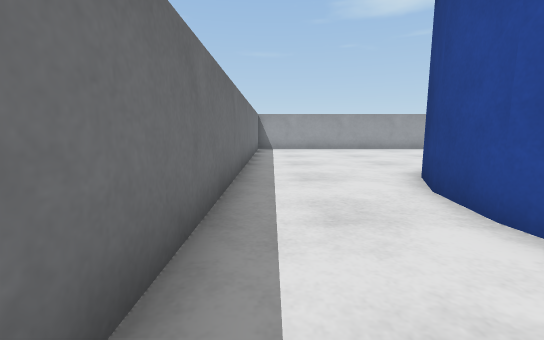
View 1 (above)

19 first-person views from a walk through a world built for the Webots simulator. The camera is 0.05 m above the floor, tilts 8° down and sees 90° across. The floor is counted in squares, 0.05 m on a side. Each view is taken from the middle of a square. On the plan, view 1 faces up. The plan holds only what a view shows up to about 11 squares ahead; the rest is blank. The robots in the file are not drawn. Simple shapes and patterns stand in for the simulator's stock objects.

View 2
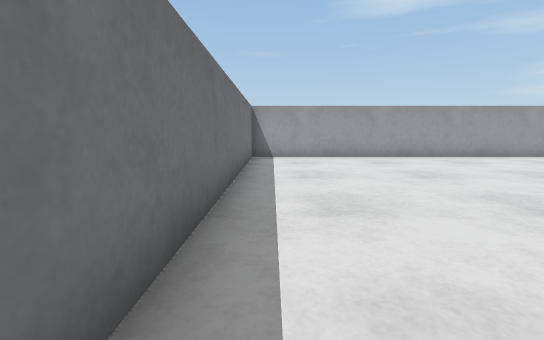

View 3
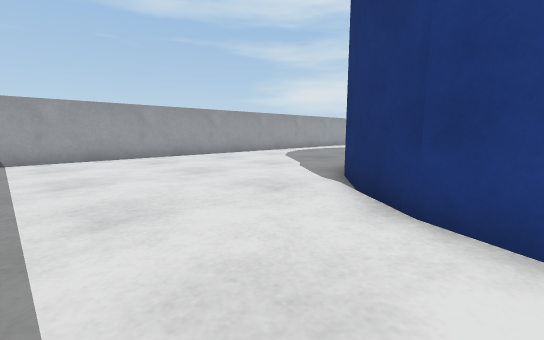

View 4
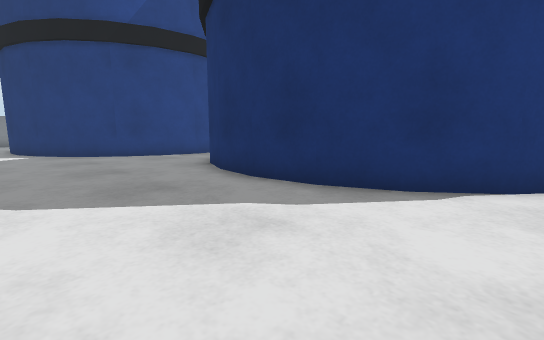

View 5
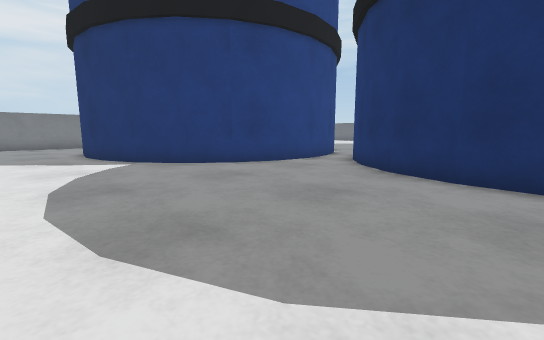

View 6
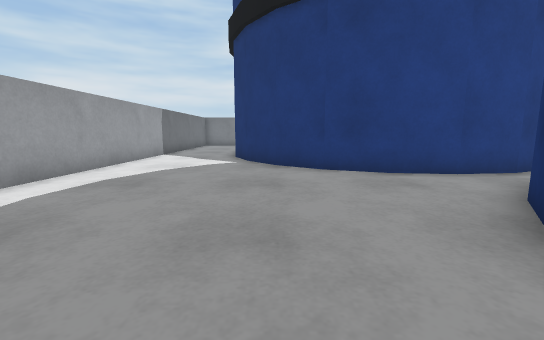

View 7
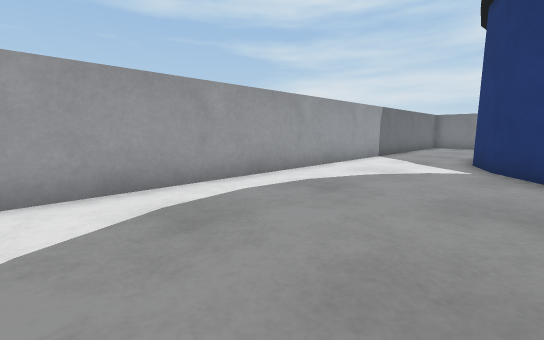

View 8
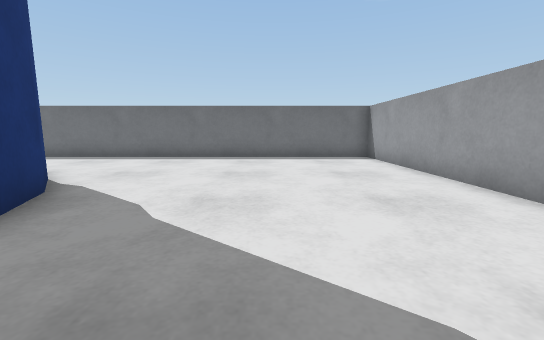

View 9
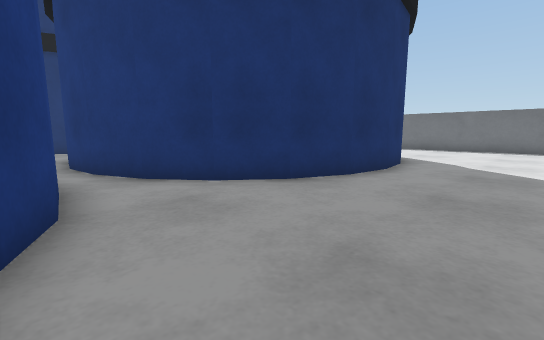

View 10
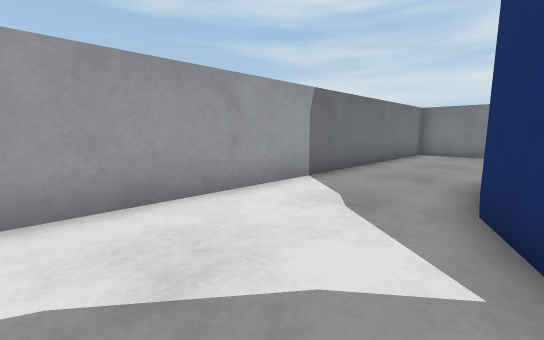

View 11
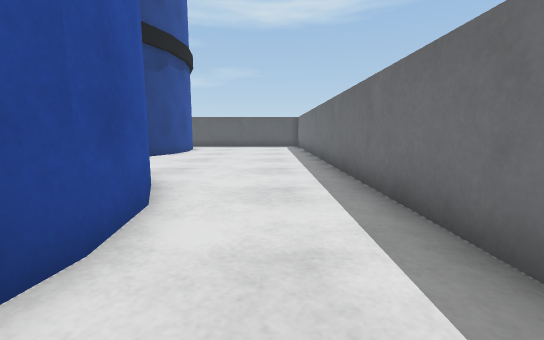

View 12
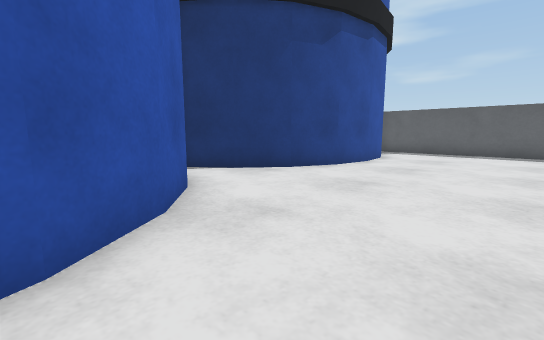

View 13
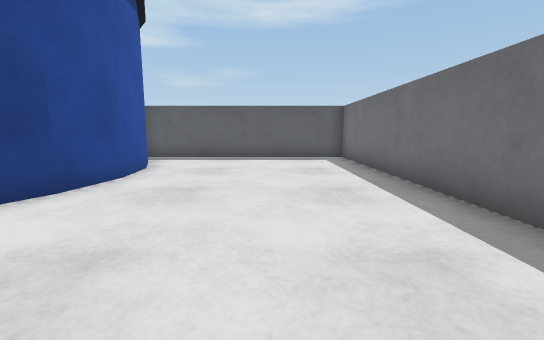

View 14
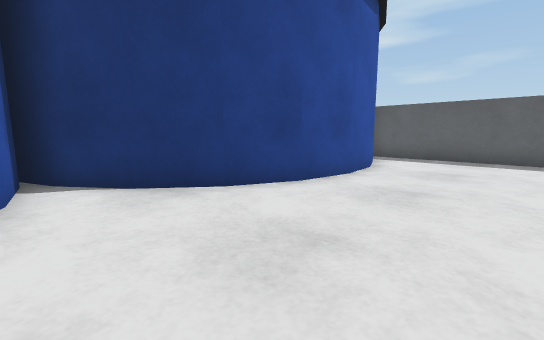

View 15
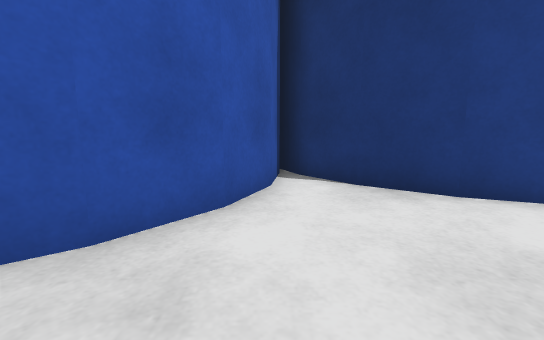

View 16
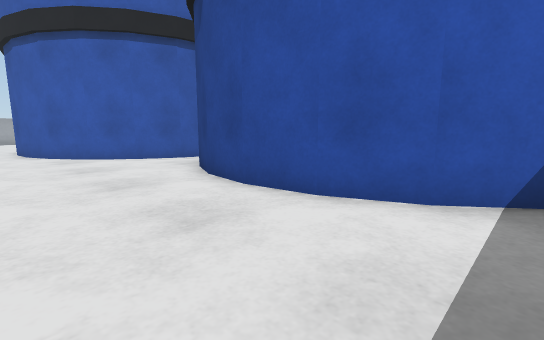

View 17
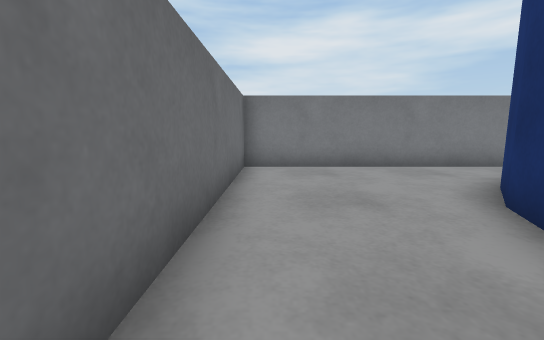

View 18
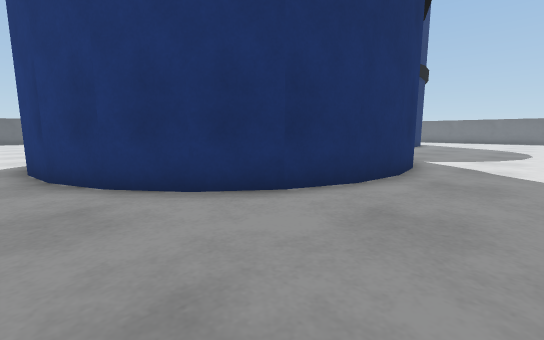

View 19
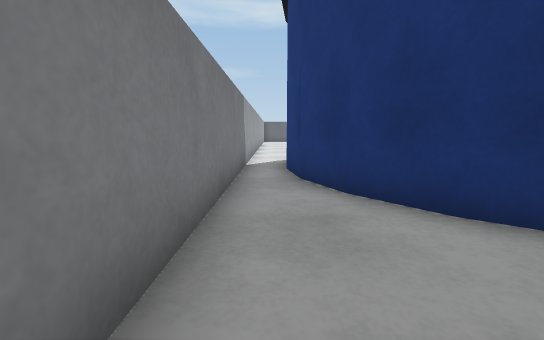

### Floor plan
Key: @ floor where view 1 was taken; # wall or solid block; . floor; B barrel.
Columns run from 1 left of view 1 to 29 right of it. Each row starts with its distance up from view 1.
 16 ###############################
 15 #.............................#
 14 #.............................#
 13 #.....................BB......#
 12 #..................BBBBBBBB...#
 11 #.................BB      BB..#
 10 #................BB        BB.#
  9 #.......BBBBB....B          B.#
  8 #.....BBB   BB...B          B.#
  7 #....BB      BB.BB          BB#
  6 #...BB        BBBB           B#
  5 #...B          B.B          B.#
  4 #...B          BBB           .#
  3 #...B           B            .#
  2 #...B           B
  1 #...B          B.
  0 #@..BB
 -1 #....BB
 -2 #.....BB
 -3 #......BBBB
 -4 #........BB
 -5 #.......B
 -6 #......BB
 -7 #......B
 -8 #.....BB
 -9 #.....B
-10 #.....BB
-11 #......B
-12 #......BB
-13 #.......B
-14 #########

Positions as (right, up) in squares from view 1, and headings:
1: (0, 0), facing up
2: (0, 5), facing up
3: (0, 5), facing up-right
4: (4, 13), facing down-right
5: (9, 15), facing down-right
6: (9, 11), facing right
7: (10, 11), facing up-right
8: (10, 12), facing left
9: (16, 12), facing down-left
10: (16, 12), facing up-right
11: (1, 5), facing down
12: (1, 0), facing down-right
13: (2, -3), facing down
14: (2, -3), facing down-right
15: (2, -3), facing right
16: (2, -13), facing up-right
17: (21, 15), facing right
18: (28, 15), facing down-left
19: (28, 14), facing down
